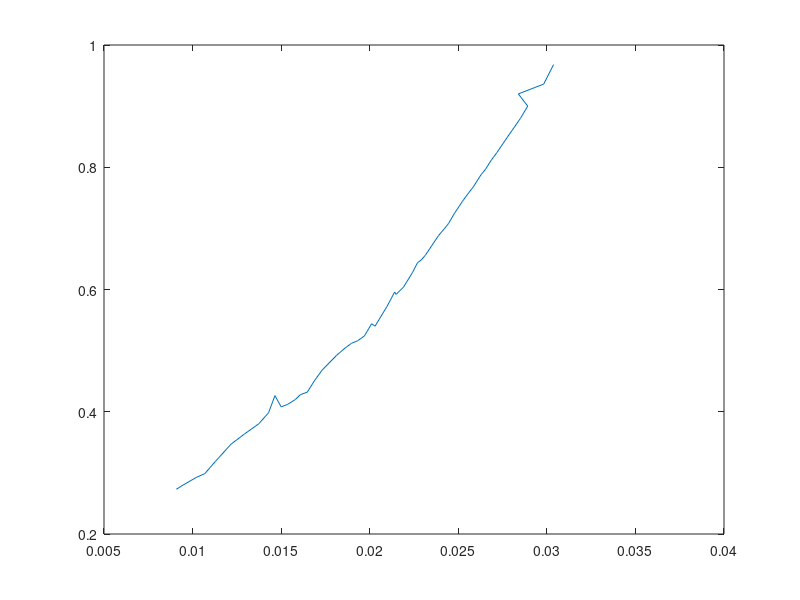

This figure's MATLAB source:
clear all
close all
clc

I=[1.02;0.968;0.936;0.92;0.9;0.88;0.848;0.824;0.812;0.796;0.788;0.768;0.756
0.744;0.724;0.708;0.7;0.688;0.656;0.648;0.644;0.628;0.604;0.592;0.596
0.572;0.54;0.544;0.524;0.516;0.512;0.504;0.492;0.468;0.452;0.432;0.428
0.42;0.412;0.408;0.4264;0.3984;0.3804;0.3636;0.3472;0.3188;0.2988;0.2924
0.28;0.2732;0.2336;0.2948];

z=[0.0313;0.03038;0.02982;0.02839
0.02892;0.02851;0.02774;0.02718;0.02687;0.02652;0.02629;0.02585;0.02553;0.02523
0.02477;0.02445;0.02423;0.02388;0.02314;0.0229;0.0227;0.02242;0.02191;0.02149
0.02141;0.02097;0.0203;0.02011;0.0197;0.01931;0.01897;0.0186;0.01812;0.01731
0.01691;0.01647;0.01609;0.0158;0.01536;0.015;0.01465;0.01429;0.01374
0.01293;0.01218;0.01129;0.01069;0.0102;0.00946;0.009083;0.005191;0.004836];

mg=0.022*9.81;
I=I(2:50);
z=z(2:50);
%% A*x=b

A=[I.^2./z.^2];
b=mg*ones(size(I,1),1);

x=A\b

plot(z,I)